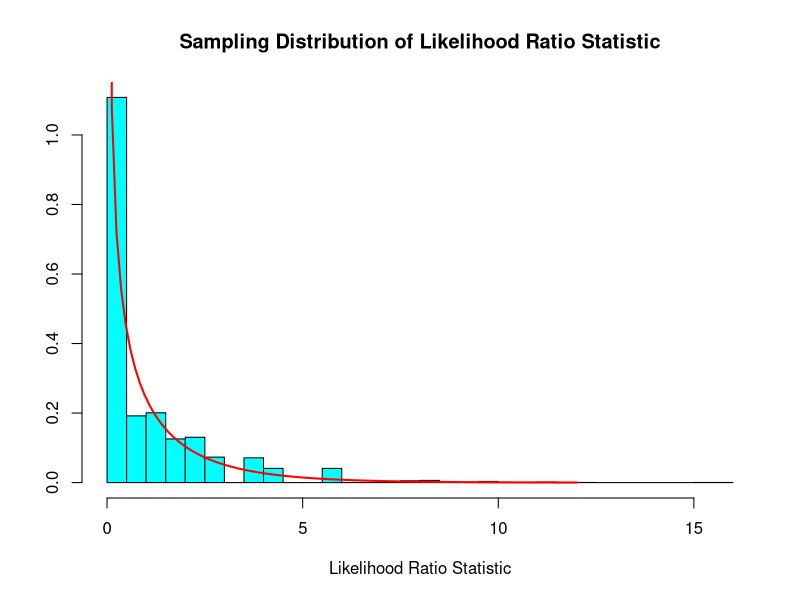
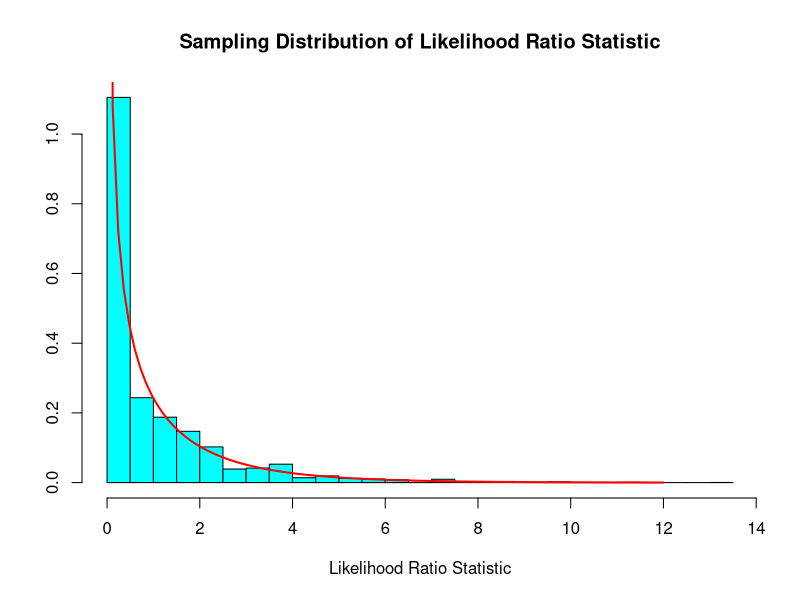
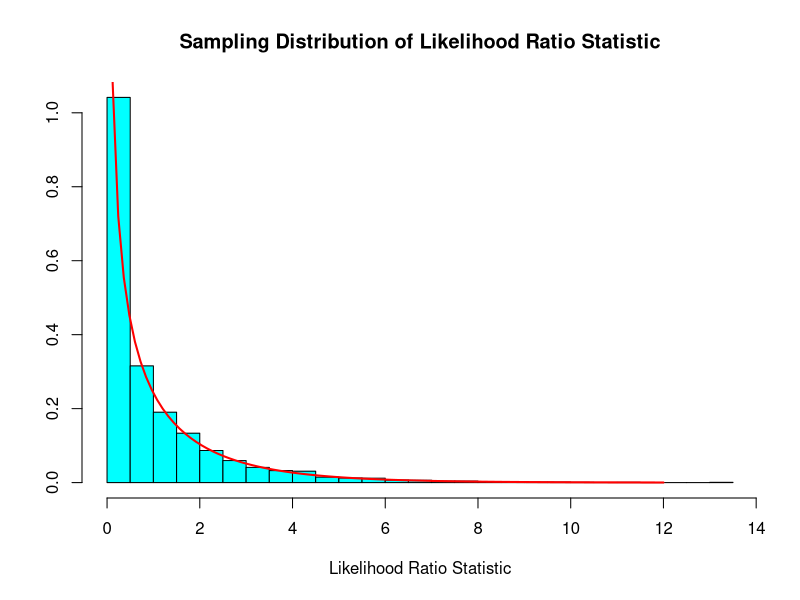

The R source for these figures, in order:
###################################################################################
# Run this code only once 
library(MASS)     # truehist is in the library MASS
###################################################################################

###################################################################################
# Problem 1: Binomial confidence intervals and sampling distribution of likelihood ratio statistic
##id<-20456458
id<-20466075
set.seed(id)


cat("\nProblem 1\n")
#   generate a random value of theta
theta<-rbeta(1, max(1,id-10*trunc(id/10)), max(1,trunc(id/10)-10*trunc(id/100))) 
if (theta<0.1) {theta<-theta+0.1}   # avoid small values of theta
if (theta>0.9) {theta<-theta-0.1}   # avoid large values of theta


n<-30
cat("n = ",n," theta = ",theta)   # display values
# vector of observations for 5000 simulations from a Binomial(n,theta) distribution
yobs<- rbinom(5000,n,theta)
# corresponding vector of thetahat values
that<-yobs/n
# values used to construct an approximate 95% confidence interval  based on Gaussian approximation                               
pm<-1.96*sqrt(that*(1-that)/n)       
# each approximate 95% confidence interval is stored in a row of matrix cibi
cibi<-matrix(c(that-pm,that+pm),nrow=5000,byrow=F)
cibi[1:10,1:2]         # Look at first 10 approximate 95% confidence intervals
# display proportion of approximate 95% confidence intervals which contain true value of theta
prop<- mean(abs(theta-that)<pm)
cat("proportion of approximate 95% confidence intervals which contain true value of theta = ",prop)
#
# create function to calculate Binomial relative likelihood function
BinRLF <- function(x) {dbinom(y,n,x)/dbinom(y,n,thetahat)}
li<-rep(0,2*5000)
li<- matrix(li,ncol=2,byrow=TRUE)                   # initialize matrix to store likelihood intervals
# For the 5000 simulations determine 15% likelihood intervals which are also 
# approximate 95% likelihood intervals 
for (i in 1:5000) {
y<-yobs[i]
thetahat<-that[i]
if (thetahat==0) { li[i,1]<-0}        # if thetahat=0 then likelihood interval has left endpoint = 0
else {result<-uniroot(function(x) BinRLF(x)-0.15,lower=0,upper=thetahat)
li[i,1]<-result$root}
if (thetahat==1) { li[i,2]<-1}       # if thetahat=1 then likelihood interval has right endpoint = 1
else {result<-uniroot(function(x) BinRLF(x)-0.15,lower=thetahat,upper=1)
li[i,2]<-result$root}
}
li[1:10,1:2]         # Look at first ten 15% likelihood intervals 
# display proportion of 15% likelihood intervals which contain the true value of theta
prop<- mean(theta>=li[,1] & theta<=li[,2])
cat("proportion of 15% likelihood intervals which contain true value of theta = ",prop)
#
# calculate the likelihood ratio statistic for all 5000 simulations and plot a relative histogram of values
# the histogram approximates the sampling distribution of the likelihood ratio statistic
lambda<-(-2*log(dbinom(yobs,n,theta)/dbinom(yobs,n,that)))

png("problem1-1.png", width=680, height=480, res=120)
truehist(lambda,h=0.5,xlab="Likelihood Ratio Statistic",main="Sampling Distribution of Likelihood Ratio Statistic")
curve(dchisq(x,1), from=0.001,to=12,add=TRUE,col="red",lwd=2) # superimpose Chi-squared (1) pdf
dev.off()

#
# use number of trials = 100 for the Binomial experiment
n<-100
cat("n = ",n," theta = ",theta)   # display values
# vector of observations for 5000 simulations from a Binomial(n,theta) distribution
yobs<- rbinom(5000,n,theta)
# corresponding vector of thetahat values
that<-yobs/n
# values used to construct an approximate 95% confidence interval  based on Gaussian approximation                               
pm<-1.96*sqrt(that*(1-that)/n)       
# each approximate 95% confidence interval is stored in a row of matrix cibi
cibi<-matrix(c(that-pm,that+pm),nrow=5000,byrow=F)
cibi[1:10,1:2]         # Look at first 10 approximate 95% confidence intervals for theta
# display proportion of approximate 95% confidence intervals which contain true value of theta
prop<- mean(abs(theta-that)<pm)
cat("proportion of approximate 95% confidence intervals which contain true value of theta = ",prop)
#
# For the 5000 simulations determine 15% likelihood intervals which are also
# approximate 95% likelihood intervals 
for (i in 1:5000) {
y<-yobs[i]
thetahat<-that[i]
if (thetahat==0) { li[i,1]<-0}       # if thetahat=0 then likelihood interval has left endpoint = 0
else {result<-uniroot(function(x) BinRLF(x)-0.15,lower=0,upper=thetahat)
li[i,1]<-result$root}
if (thetahat==1) { li[i,2]<-1}     # if thetahat=1 then likelihood interval has right endpoint = 1
else {result<-uniroot(function(x) BinRLF(x)-0.15,lower=thetahat,upper=1)
li[i,2]<-result$root}
}
li[1:10,1:2]         # Look at first ten 15% likelihood intervals 
# display proportion of 15% likelihood intervals which contain true value of theta
prop<- mean(theta>=li[,1] & theta<=li[,2])
cat("proportion of 15% likelihood intervals which contain true value of theta = ",prop)
#
# calculate the likelihood ratio statistic for all 5000 simulations and plot a relative histogram of values
# the histogram approximates the sampling distribution of the likelihood ratio statistic
lambda<-(-2*log(dbinom(yobs,n,theta)/dbinom(yobs,n,that)))

png("problem1-2.png", width=680, height=480, res=120)
truehist(lambda,h=0.5,xlab="Likelihood Ratio Statistic",main="Sampling Distribution of Likelihood Ratio Statistic")
curve(dchisq(x,1), from=0.001,to=12,add=TRUE,col="red",lwd=2) # superimpose Chi-squared (1) pdf
dev.off()
###################################################################################










cat("\n\n\nProblem 2\n")
###################################################################################
# Problem 2: Exponential confidence intervals and sampling distribution of likelihood ratio statistic
set.seed(id)
theta<-max(1,id-10*trunc(id/10))                   # theta = last digit of ID unless it is zero
n<-20
cat("n = ",n," theta = ",theta)   # display values
ye<-rexp(5000*n,1/theta)    
# each of the 5000 rows of the matrix ye contains n independent observations from 
# Exponential(theta) distribution
ye<-matrix(ye,ncol=n,byrow=TRUE) 
that<-apply(ye,1,mean)                      # vector of 5000 means
pm<-1.96*that/sqrt(n)                     # used to get approximate 95% confidence interval 
# each approximate 95% confidence interval is stored in a row of matrix ciexp
ciexp<-matrix(c(that-pm,that+pm),nrow=5000,byrow=F)
ciexp[1:10,1:2]          # Look at first 10 approximate 95% confidence intervals 
# display proportion of approximate 95% confidence intervals which contain true value of theta
prop<- mean(abs(theta-that)<pm)
cat("proportion of approximate 95% confidence intervals which contain true value of theta = ",prop)
#
# create function to calculate Exponential relative likelihood function
ExpRLF<-function(x) {(thetahat/x)^n*exp(n*(1-thetahat/x))}
li<-rep(0,2*5000)
li<- matrix(li,ncol=2,byrow=TRUE)                   # initialize matrix to store likelihood intervals
# For the 5000 simulations determine 15% likelihood intervals which are also
# approximate 95% likelihood intervals 
for (i in 1:5000) {
thetahat<-that[i]
result<-uniroot(function(x) ExpRLF(x)-0.15,lower=max(0,thetahat-4*thetahat/(n^0.5)),upper=thetahat)
li[i,1]<-result$root
result<-uniroot(function(x) ExpRLF(x)-0.15,lower=thetahat,upper= thetahat+4*thetahat/(n^0.5))
li[i,2]<-result$root
}
li[1:10,1:2]         # Look at first ten 15% likelihood intervals 
# display proportion of 15% likelihood intervals which contain the value of theta
prop<- mean(theta>=li[,1] & theta<=li[,2])
cat("proportion of 15% likelihood intervals which contain true value of theta = ",prop)
#
# calculate the likelihood ratio statistic for all 5000 simulations and plot a relative histogram of values
# the histogram approximates the sampling distribution of the likelihood ratio statistic
lambda<- -2*log((that/theta)^n*exp(n*(1-that/theta)))
png("problem2-1.png", width=680, height=480, res=120)
truehist(lambda,h=0.5,xlab="Likelihood Ratio Statistic",main="Sampling Distribution of Likelihood Ratio Statistic")
curve(dchisq(x,1), from=0.001,to=12,add=TRUE,col="red",lwd=2) # superimpose Chi-squared (1) pdf
dev.off()
###################################################################################

cat("\n\n\nProblem 3\n")
###################################################################################
# Problem 3: Gaussian confidence intervals
# The following R code runs a simulation in which 95% confidence intervals for the mean mu and the      
# standard deviation sigma are  calculated for 5000 randomly generated Gaussian data sets
set.seed(id)
mu<-id-10*trunc(id/10)                                    # mu = last digit of ID
sig<-max(1,trunc(id/10)-10*trunc(id/100))    # sig = second last digit of ID unless last digit is zero
cat("mu = ", mu, ", sigma = ", sig)       #display values of mu and sigma
yn<-rnorm(5000*25,mu,sig)               # generate G(mu,sig) observations
# each of the 5000 rows of the matrix yn contains 25 independent observations from a 
# G(mu,sig) distribution
yn<-matrix(yn,ncol=25,byrow=TRUE) 
ybar<-apply(yn,1,mean)                      # vector of 5000 means                       
s<-apply(yn,1,sd)                                  # vector of 5000 sample standard deviations
a<-qt(0.975,24)                # value from t tables for 95% confidence interval for mu 
pm<-a*s/sqrt(25)            # used to get 95% confidence interval for mu   
# each confidence interval for mu is stored in a row of matrix cimu
cimu<-matrix(c(ybar-pm,ybar+pm),nrow=5000,byrow=F)
cimu[1:10,1:2]       #Look at first ten 95% confidence intervals for mu
# proportion of 95% confidence intervals which contain the true value of mu
prop<- mean(abs(mu-ybar)<pm)
cat("proportion of 95% confidence intervals which contain true value of mu = ",prop)
# values from Chi-square distribution for 95% confidence interval for sigma
a<-qchisq(0.025,24)         
b<-qchisq(0.975,24)
# each confidence interval for sigma is stored in a row of matrix cisig
cisig<-matrix(c(sqrt(24*s^2/b), sqrt(24*s^2/a)),nrow=5000,byrow=F)
cisig[1:10,1:2]        #Look at first ten 95% confidence intervals for sigma
# proportion of 95% confidence intervals which contain the true value of sigma
prop<-mean(sig>=cisig[,1] & sig<=cisig[,2])
cat("proportion of 95% confidence intervals which contain true value of sigma = ",prop)
###################################################################################
cat("\n\nEnd Script\n\n\n\n")

